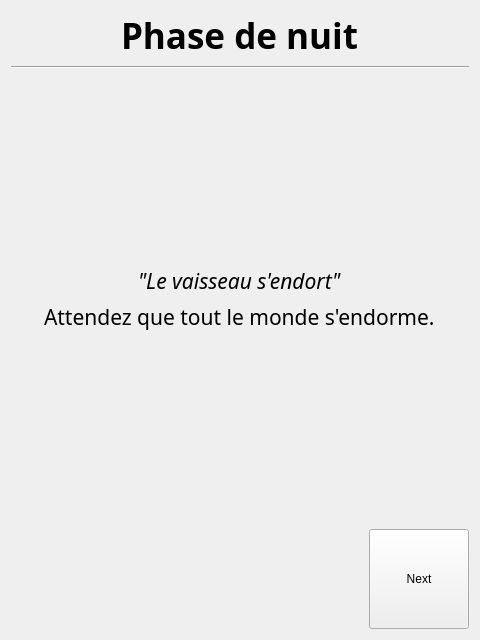
<?xml version="1.0" encoding="UTF-8"?>
<ui version="4.0">
 <class>EveningBedTime</class>
 <widget class="QWidget" name="EveningBedTime">
  <property name="geometry">
   <rect>
    <x>0</x>
    <y>0</y>
    <width>480</width>
    <height>640</height>
   </rect>
  </property>
  <property name="windowTitle">
   <string>Form</string>
  </property>
  <property name="styleSheet"><string notr="true"/>
  </property>
  <layout class="QGridLayout" name="gridLayout">
   <item row="0" column="0">
    <layout class="QVBoxLayout" name="verticalLayout_2">
     <item alignment="Qt::AlignHCenter">
      <widget class="QLabel" name="label">
       <property name="sizePolicy">
        <sizepolicy hsizetype="Fixed" vsizetype="Fixed">
         <horstretch>0</horstretch>
         <verstretch>0</verstretch>
        </sizepolicy>
       </property>
       <property name="font">
        <font>
         <family>Yu Gothic UI Semibold</family>
         <pointsize>26</pointsize>
         <weight>75</weight>
         <bold>true</bold>
        </font>
       </property>
       <property name="text">
        <string>Phase de nuit</string>
       </property>
       <property name="alignment">
        <set>Qt::AlignCenter</set>
       </property>
      </widget>
     </item>
     <item>
      <layout class="QVBoxLayout" name="verticalLayout">
       <item>
        <widget class="Line" name="line">
         <property name="font">
          <font>
           <family>Yu Gothic UI Semilight</family>
           <pointsize>18</pointsize>
          </font>
         </property>
         <property name="orientation">
          <enum>Qt::Horizontal</enum>
         </property>
        </widget>
       </item>
       <item>
        <spacer name="verticalSpacer_2">
         <property name="orientation">
          <enum>Qt::Vertical</enum>
         </property>
         <property name="sizeHint" stdset="0">
          <size>
           <width>20</width>
           <height>40</height>
          </size>
         </property>
        </spacer>
       </item>
       <item alignment="Qt::AlignHCenter">
        <widget class="QLabel" name="label_2">
         <property name="font">
          <font>
           <family>Segoe UI Light</family>
           <pointsize>16</pointsize>
           <italic>true</italic>
          </font>
         </property>
         <property name="text">
          <string>&quot;Le vaisseau s'endort&quot;</string>
         </property>
        </widget>
       </item>
       <item alignment="Qt::AlignHCenter">
        <widget class="QLabel" name="label_3">
         <property name="font">
          <font>
           <family>Segoe UI Light</family>
           <pointsize>16</pointsize>
           <italic>false</italic>
          </font>
         </property>
         <property name="text">
          <string>Attendez que tout le monde s'endorme.</string>
         </property>
        </widget>
       </item>
       <item>
        <spacer name="verticalSpacer">
         <property name="orientation">
          <enum>Qt::Vertical</enum>
         </property>
         <property name="sizeHint" stdset="0">
          <size>
           <width>20</width>
           <height>40</height>
          </size>
         </property>
        </spacer>
       </item>
       <item alignment="Qt::AlignRight">
        <widget class="QPushButton" name="nextButton">
         <property name="sizePolicy">
          <sizepolicy hsizetype="Fixed" vsizetype="Fixed">
           <horstretch>0</horstretch>
           <verstretch>0</verstretch>
          </sizepolicy>
         </property>
         <property name="minimumSize">
          <size>
           <width>100</width>
           <height>100</height>
          </size>
         </property>
         <property name="text">
          <string>Next</string>
         </property>
        </widget>
       </item>
      </layout>
     </item>
    </layout>
   </item>
  </layout>
 </widget>
 <resources/>
 <connections/>
</ui>
